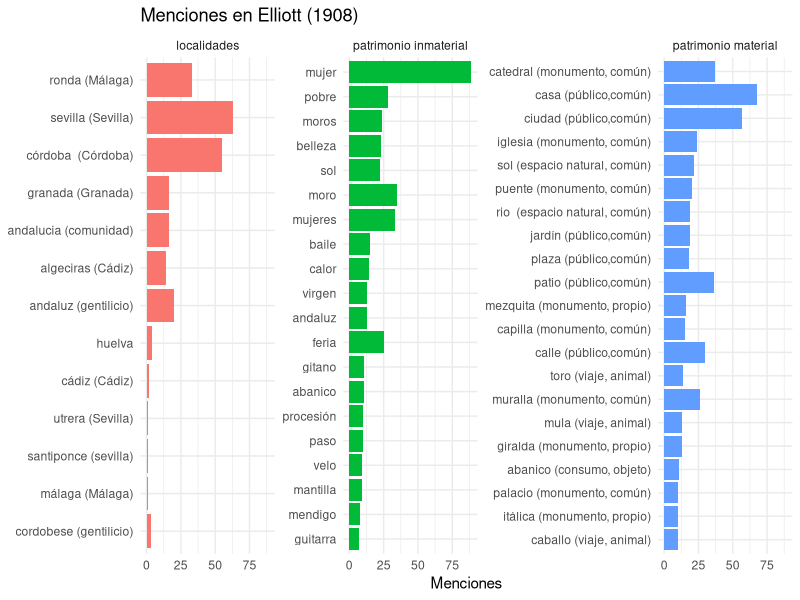
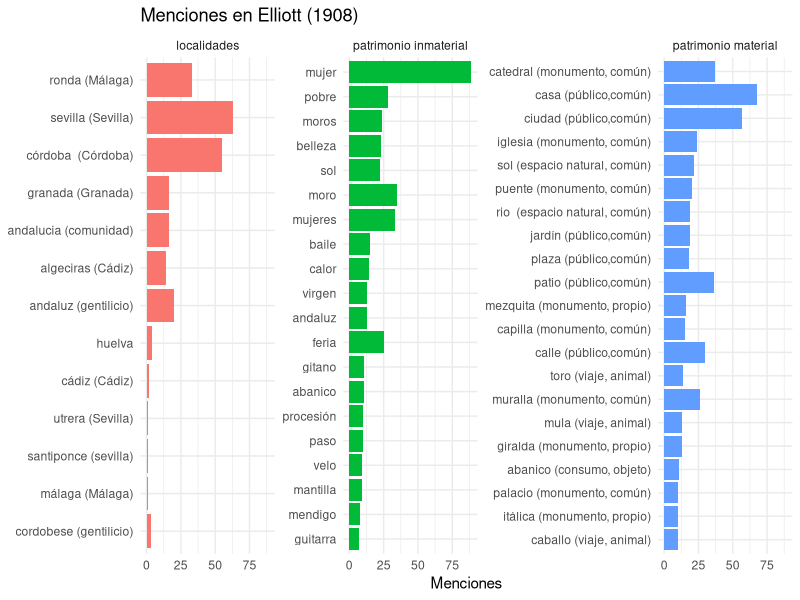

Reproduce these figures in R, in order.
# CCOMPROBACIONES PREVIAS
#primer paso: Ver la ruta
getwd()
#segundo paso: ver si están los documentos csv
list.files()
#tercer paso: cargar el relato
relato <- readLines("1908_Elliott_sun_shadow.txt", encoding = "UTF-8")
#COMIENZO DE LAS OPERACIONES PARA AJUSTARSE A R
#cuarto paso: cambio de estructura para trabajar con R
libro <- paste(relato, collapse = " ")
#quinto paso: todo a minúscula para trabajar con R
#OJO, no se hace con tidytext, porque no nos interesa para la lista csv que queremos cruzar, pues son palabras compuestas
# Y el paquete tidytexto incluye el tokenizador y separaría las palabras compuestas
#por tanto, se usa la función independiente de tolower
#tokenizar se reserva para el análisis de sentimientos
libro_previo <- tolower(libro) 
#sexto paso: se instala el ecosistema tidyverse que incluye los paquetes y sus funciones para las operaciones
install.packages("tidyverse")
#Una vez instalado, se carga
library("tidyverse") 
#AHORA LAS OPERACIONES CON LOS TRES CSV (LOCALIIDADES, PATRIMONIO MATERIAL E INMATERIAL)
#septimo paso: se cargan sin necesidad de caragr el paquete readr, pues ya está instalado e incluido en tidyverse
localidades <- read_csv("localidades_normalizacion.csv")
View(localidades)
patrimonio_material <- read_csv("patrimonio_material_normalizacion.csv")
View(patrimonio_material)
patrimonio_inmaterial <- read_csv("patrimonio_inmaterial_normalizacion.csv")
View(patrimonio_inmaterial) 
#octavo paso: se hacen las operaciones, una por cada csv
#se usa las mismas funciones de los paquetes de tidyverse, como dplyr, magrittr, readr o stringr
#localidades
resultado <- localidades %>%
  mutate(menciones = str_count(libro_previo, paste0("\\b", variantes, "\\b"))) %>%
  filter(menciones > 0) %>%
  arrange(desc(menciones))
# lo visualizamos en la tabla
View(resultado)
#mismo proceso con patrimonio material
resultado_material <- patrimonio_material %>%
  mutate(menciones = str_count(libro_previo, paste0("\\b", variantes, "\\b"))) %>%
  filter(menciones > 0) %>%
  arrange(desc(menciones))
#visualizamos el resultado
View(resultado_material)
#mismo proceso con patrimonio inmaterial
resultado_inmaterial <- patrimonio_inmaterial %>%
  mutate(menciones = str_count(libro_previo, paste0("\\b", variantes, "\\b"))) %>%
  filter(menciones > 0) %>%
  arrange(desc(menciones))
#visualizamos el resultado
View(resultado_inmaterial)
#noveno paso: se exportan los resultados de cada uno fuera de R
#localidades
write_csv(resultado, "resultado_localidades_Elliott.csv") 
#patrimonio material
write_csv(resultado_material, "resultado_material_Elliott.csv")
#patrimonio inmaterial
write_csv(resultado_inmaterial, "resultado_inmaterial_Elliott.csv") 
#décimo paso: creación de gráficas conjuntas en mismo espacio, pero manteninedo cada una su integridad
resultado <- resultado %>% mutate(tipo = "localidades") 
resultado_material <- resultado_material %>% mutate(tipo = "patrimonio material")
resultado_inmaterial <- resultado_inmaterial %>% mutate(tipo = "patrimonio inmaterial") 
#se une la nueva tabla apra cada uno
todo <- bind_rows(resultado, resultado_material, resultado_inmaterial)
#undécimo paso: representación visual de la gráfica
top25 <- todo %>%
  group_by(tipo) %>%
  slice_max(menciones, n = 25) %>%
  ungroup()
#duodécimo paso y últtimo que une todo lo anterior del preoceso de gráfica
#crecaicón definitiva con nuevas funciones y nuevo paquete diferente:ggplot
ggplot(top25, aes(x = reorder(principal, menciones), y = menciones, fill = tipo)) +
  geom_col() +
  coord_flip() +
  facet_wrap(~tipo, scales = "free_y") +
  labs(title = "Menciones en Elliott (1908)",
       x = NULL, y = "Menciones") +
  theme_minimal() +
  theme(legend.position = "none")
#dédimotercer paso o epílogo: exportación a imagen
ggsave("grafica_Elliott1908.png", width = 12, height = 8) 
